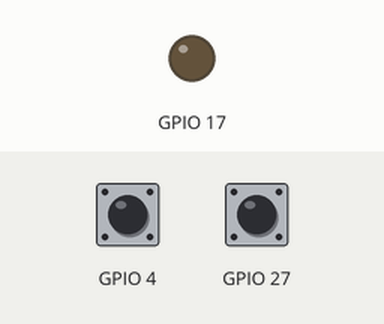
This program was run on a simulated Raspberry Pi (BCM pin numbers). Shown: output pins drawn as LEDs (lit = HIGH). Inputs (shaded band) come from the test bench; at power-on: GPIO 4 LOW, GPIO 27 LOW. The clock reads 2024-03-15 10:24:30 at power-on unless the program sets it; the full-screen text the program places in the terminal is not drawn.

Above: at 1.2 s.
1.3 s: GPIO 4 pulled HIGH for 0.15 s
At 2.3 s:
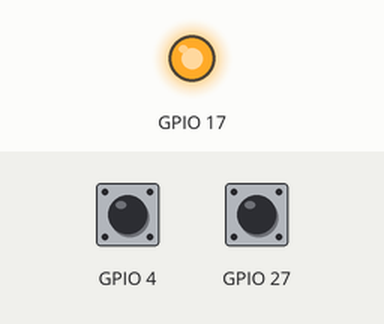
2.9 s: GPIO 27 pulled HIGH for 0.15 s
At 3.5 s:
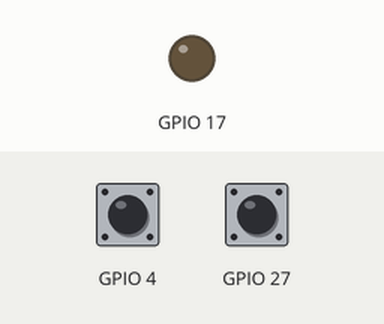
4.5 s: GPIO 4 pulled HIGH for 1 s
At 5.9 s:
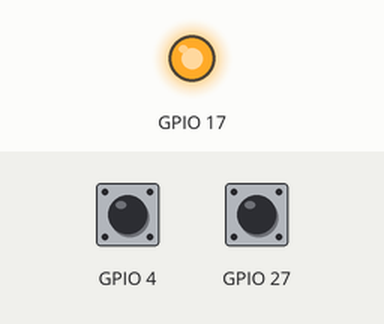
Timing chart, 0 to 7.5 s (numbered marks = the images above; inputs shaded):
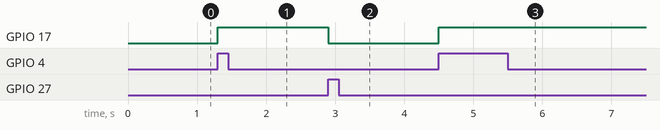

Measured:
- after the input at 1.3 s, GPIO 17: LOW → HIGH at once
- after the input at 2.9 s, GPIO 17: HIGH → LOW at once
- after the input at 4.5 s, GPIO 17: LOW → HIGH at once

The program:

Sound_play.py
```python
import RPi.GPIO as GPIO
import time
from datetime import datetime
import threading
import curses
import pygame
from pygame import mixer

class play_music_control:
    def __init__(self,timer_start=[None,None], timer_stop=[None,None]):
        try:
            #sound_file_1 = 'Music/brownworship.wav'
            sound_file_1 = 'Music/brownworship.ogg'
            #sound_file_2 = 'Music/brownworship_2.wav'
            sound_file_2 = 'Music/brownworship_2.ogg'

            frq = 44100
            bitsize = -16
            channels = 2
            buffer = 1024

            self.sound_mixer = mixer

            self.sound_mixer.init(frequency = frq,
                          size = bitsize,
                          channels = channels,
                          buffer = buffer)

            self.sound_mixer.set_num_channels(2)

            self.sound_1 = self.sound_mixer.Sound(sound_file_1)
            self.sound_2 = self.sound_mixer.Sound(sound_file_2)

            self.channel_1 = self.sound_mixer.Channel(0)
            self.channel_2 = self.sound_mixer.Channel(1)


            GPIO.setmode(GPIO.BCM)
            GPIO.setup(4, GPIO.IN, pull_up_down=GPIO.PUD_DOWN)
            GPIO.setup(27, GPIO.IN, pull_up_down=GPIO.PUD_DOWN)

            GPIO.setup(17, GPIO.OUT)
            GPIO.output(17,False)

            GPIO.add_event_detect(4, GPIO.RISING, callback=self.play_sound, bouncetime=2000)
            GPIO.add_event_detect(27, GPIO.RISING, callback=self.stop_sound, bouncetime=2000)


            # display part

            self.now_playing = False
            self.special_system_message = [ "Ready" ]

            self.start_time = timer_start#[21, 54]
            self.stop_time = timer_stop#[21, 56]

            try:
                self.stdscr = curses.initscr()
                curses.noecho()
                curses.cbreak()


                progress_list = ["|", "/","-","\\","|","/","-","\\"]
                counter = 0
                while True:
                    for progress in progress_list:
                        hour, minute, second, now_ = self.now_time()
                        self.display(now_, progress, self.now_playing,
                                     timer_state=[self.start_time, self.stop_time],
                                     system_message=self.special_system_message)
                        time.sleep(0.4)

                        self.timer_start_music(hour, minute, second, self.start_time)
                        self.timer_stop_music(hour, minute, second, self.stop_time)

                    if self.special_system_message is not ["Ready"]:
                        counter += 1
                    if counter == 3:
                        self.special_system_message = ["Ready"]
                        counter = 0

            finally:

                curses.echo()
                curses.nocbreak()
                curses.endwin()

        finally:
            self.sound_mixer.quit()
            GPIO.cleanup()
            print('\nFinish!!')


    def play_sound(self,pin, fade_in=0):
        #print("\nMusic play")
        self.special_system_message = ["Music play"]
        self.LED_ON(pin)
        self.channel_1.play(self.sound_1,
                            loops = -1,
                            fade_ms = fade_in
                            #시작시 fader를 주면 잘못해서 연속으로 버튼을 누를 때 소리가 작게 재생되는 버그가 있다.
                           )
        self.now_playing = True
        pass

    def stop_sound(self, pin):
        #print("\nMusic off")
        self.special_system_message = ["Music Off"]
        self.LED_OFF(pin)
        self.channel_1.fadeout(int(5e3))
        self.now_playing = False
        pass

    def LED_ON(self, pin):
        #print('LED On')
        self.special_system_message += ["LED On"]
        GPIO.output(17,True)
        pass

    def LED_OFF(self, pin):
        #print('LED Off')
        self.special_system_message += ["LED Off"]
        GPIO.output(17,False)
        pass

    def timer(self,hour, minute, second, timer):
        if minute == timer[1] and hour == timer[0] and second < 3:
            return True
        return False

    def timer_start_music(self,now_hour, now_minute, second, timer):
        if self.timer(now_hour, now_minute, second, timer) and self.now_playing is False:
            self.play_sound(None, fade_in=5)
        pass

    #TODO: 미완성
    def timer_stop_music(self, now_hour, now_minute, second, timer):
        if self.timer(now_hour, now_minute, second, timer) and self.now_playing is True:
            self.stop_sound(None)
        pass


    def now_time(self):
        now = datetime.now()
        week = ['월', '화', '수', '목', '금', '토', '일']
        now_ = "{.month:02}/{.day:02} {} {.hour:02}:{.minute:02}:{.second:02}".format(now, now, week[now.weekday()], now, now, now)
        return now.hour, now.minute, now.second, now_


    def display(self,now_time, progress, music_playing=True, timer_state = None,system_message=None):
        if music_playing == True:
            music_progress = progress
        else:
            music_progress = "."

        self.stdscr.addstr(0,0, "now time : {}".format(now_time))
        self.stdscr.addstr(1,0, "Program is running  {}".format(progress))
        self.stdscr.addstr(2,0, "Music playing       {}".format(music_progress))
        self.stdscr.addstr(3,0, "Timer state -  start    {:02}:{:02}".format(timer_state[0][0], timer_state[0][1]))
        self.stdscr.addstr(4,0, "Timer state -  stop     {:02}:{:02}".format(timer_state[1][0], timer_state[1][1]))
        self.stdscr.addstr(5,0, "System Message          {}".format(system_message))
        self.stdscr.clrtoeol()
        self.stdscr.refresh()
        pass


if __name__ == "__main__":

    start_time = [22,1]
    stop_time = [22,3]

    music_player = play_music_control(timer_start=start_time, timer_stop=stop_time)
```
